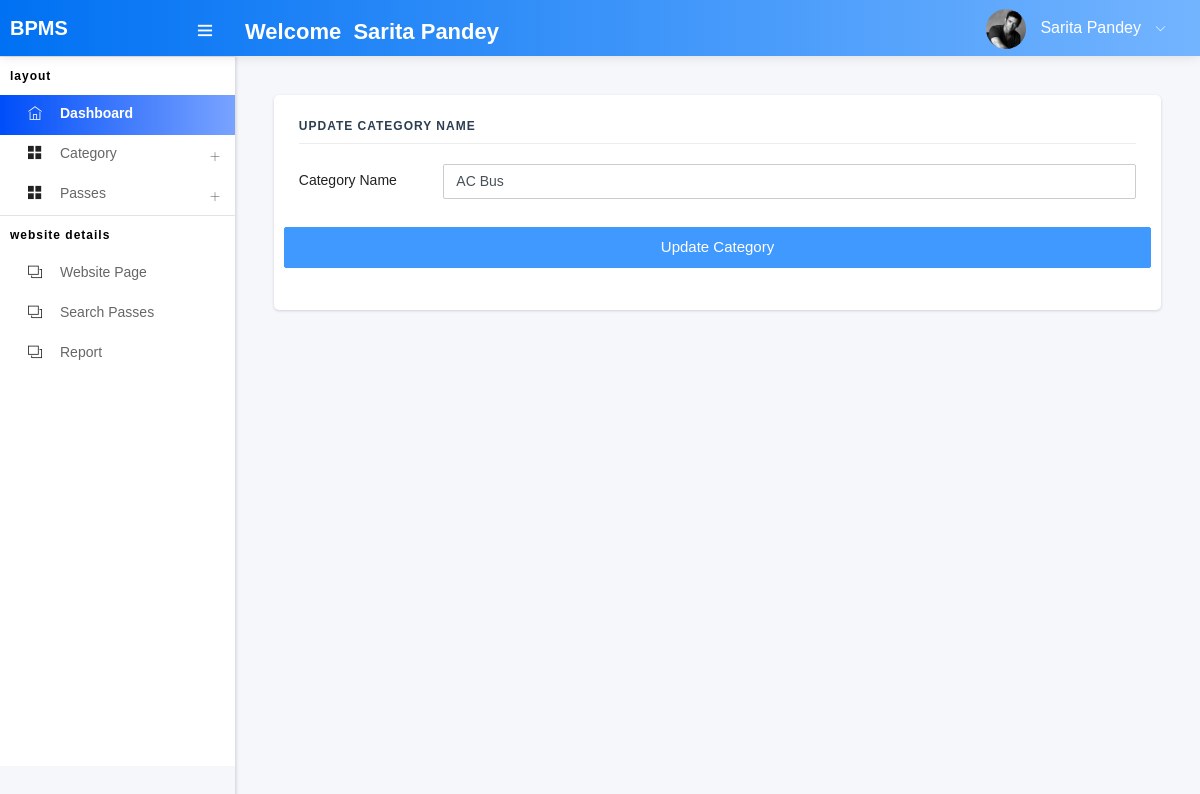
Screenshot of /UpdateCategory/1 (signed in) with the database file from the repository.
### app/models.py (models this page shows, shortened)
class CustomUser(AbstractUser):
    profile_pic = models.ImageField(upload_to='media/profile_pic')

class Category(models.Model):
    categoryname = models.CharField(max_length=200)
    created_at = models.DateTimeField(auto_now_add=True)
    updated_at = models.DateTimeField(auto_now=True)

### buspass/views.py (the view)
# urls.py: path('UpdateCategory/<str:id>', views.UPDATE_Category, name='update_category'),
def UPDATE_Category(request, id):
    category = Category.objects.get(id=id)
    context = {
        'category': category,
    }
    return render(request, 'update-category.html', context)

### templates/update-category.html (shortened to what this page needs)
{% extends 'base.html' %}
{% block content %}
<div class="col-sm-12">
<div class="card">
        <div class="card-block">
            <h4 class="sub-title">Update Category Name </h4>
            <form  method="POST" action="{% url 'update_category_details' %}">
                <div class="form-group row">
                    <label class="col-sm-2 col-form-label">Category Name</label>
                    <div class="col-sm-10">
                        <input type="text" class="form-control"  name="categoryname" required="True" value="{{category.categoryname}}">
                </div>
             <br />
                    <br />
                    <br />
                <button type="submit" class="btn btn-primary btn-user btn-block">Update Category</button>
                        </form>
                        </div>
                    </div>
                    </div>
{% endblock %}

### templates/includes/header.html (shortened to what this page needs)
{% load static %}
<nav class="navbar header-navbar pcoded-header">
    <div class="navbar-wrapper">
        <div class="navbar-logo">
            <a class="mobile-menu" id="mobile-collapse" href="#!">
                <i class="ti-menu"></i>
            </a>
            <a href="dashboard.html">
                <strong style="font-size: 20px;">BPMS</strong>
            </a>
        </div>
        <div class="navbar-container container-fluid">
            <ul class="nav-left">
                <li>
                    <h4 style="color: white;padding-top: 20px;">Welcome &nbsp;{{user.first_name}}&nbsp;{{user.last_name}}</h4>
                </li>
            </ul>
            <ul class="nav-right">
                <li class="user-profile header-notification">
                    <a href="#!">
                        <img src="{% static 'assets/images/avatar-4.jpg'%}" class="img-radius" alt="User-Profile-Image">
                        <span>{{user.first_name}}&nbsp;{{user.last_name}}</span>
                        <i class="ti-angle-down"></i>
                    </a>
                </li>
            </ul>
        </div>
    </div>
</nav>

### rows the page displays
CustomUser: first_name "Sarita", last_name "Pandey"
Category: categoryname "AC Bus"
